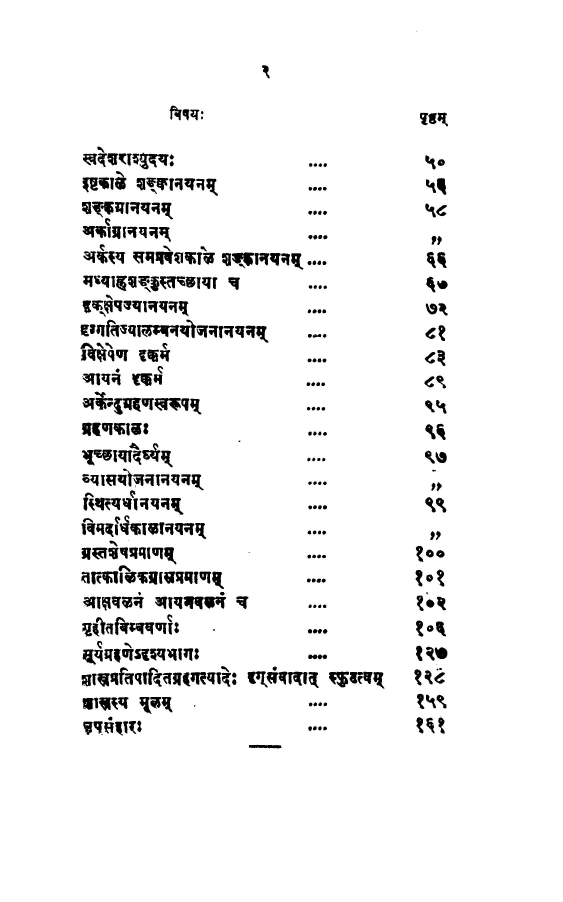
#> input picture data/sanskrit/files/page-8.jpeg, 1688 x 2704 px (shown at 1/3 size)
$ python index_boxes.py
#> lines starting #> are read from the running program, lines starting #| are printed output that depends on the picture
### func.py
# author: sbaidya
# date: 08.04.2021
# most of the functions that i am going to use

import cv2

# function to crop my image
def crop(image, y, x, h, w):
    cropped_image = image[y:y + h, x:x + w]
    return cropped_image

# thickens the font# second parameter for the level
def dilation(image, iteration):
    import numpy as np
    image = cv2.bitwise_not(image)
    kernel = np.ones((2,2), np.uint8)
    image = cv2.dilate(image, kernel, iterations=iteration)
    image = cv2.bitwise_not(image)
    return image

# thinness the font # second parameter for the level
# [7 lines left out: function erosion, not called in this run]


# removes noise # using morphology
# value = effect of smoothing # weight = adds blur
def remove_noise(image, value, weight):
    import numpy as np
    kernel = np.ones((1, 1), np.uint8)
    image = cv2.dilate(image, kernel, iterations=value)
    kernel = np.ones((1, 1), np.uint8)
    image = cv2.erode(image, kernel, iterations=value)
    image = cv2.morphologyEx(image, cv2.MORPH_CLOSE, kernel)
    image = cv2.GaussianBlur(image, (7,7), 2) # adding gaussian blur helped a lot compared to median blur
    return image

### index_boxes.py
# author: sbaidya
# date: 08.05.2021
# for the index structure
# took some techniques from stackoverflow here

'''
for this particular image it is a bit challenging to add the third line from the last.
as I did some pre-processing and research for this particulr image (data/sanskrit/files/page-8.jpeg) to this image and
the best way is to crop it and then process by part.

NB: I also tried to use bounding box. I commented out the code below for that. Result files are in temp directory.
'''

import cv2
import pytesseract
import func
from func import *

image = cv2.imread("data/sanskrit/files/page-8.jpeg")
#> image is the input picture: shape (2704, 1688, 3); min 0, max 255, mean 241.8
base = image.copy()
gray_image = cv2.cvtColor(image, cv2.COLOR_BGR2GRAY)

# tried another method
'''
blur_image = cv2.GaussianBlur(gray_image, (3,3), 0)
cv2.imwrite("temp/blurred_image.jpeg", blur_image)
threshold = cv2.threshold(blur_image, 0, 255, cv2.THRESH_BINARY_INV+cv2.THRESH_OTSU)[1]
cv2.imwrite("temp/thresh_image.jpeg", threshold)

kernel = cv2.getStructuringElement(cv2.MORPH_RECT, (3, 12))
cv2.imwrite("temp/kernel_image.jpeg", kernel)

dilate = cv2.dilate(threshold, kernel, iterations=1)
cv2.imwrite("temp/dilated_image.jpeg", dilate)
contours = cv2.findContours(dilate, cv2.RETR_EXTERNAL, cv2.CHAIN_APPROX_SIMPLE)
contours = contours[0] if len(contours) == 2 else contours[1]
contours = sorted(contours, key=lambda x: cv2.boundingRect(x)[0])

for i in contours:
    x, y, w, h = cv2.boundingRect(i)
    cv2.rectangle(image, (x, y), (x+w, y+h), (0, 255, 0), 2)
cv2.imwrite("temp/bbox_image.jpeg", image)
'''

cropped_img = func.crop(gray_image, 230, 200, 1770, 1200)
#> in crop, `cropped_image = image[y:y + h, x:x + w]`:
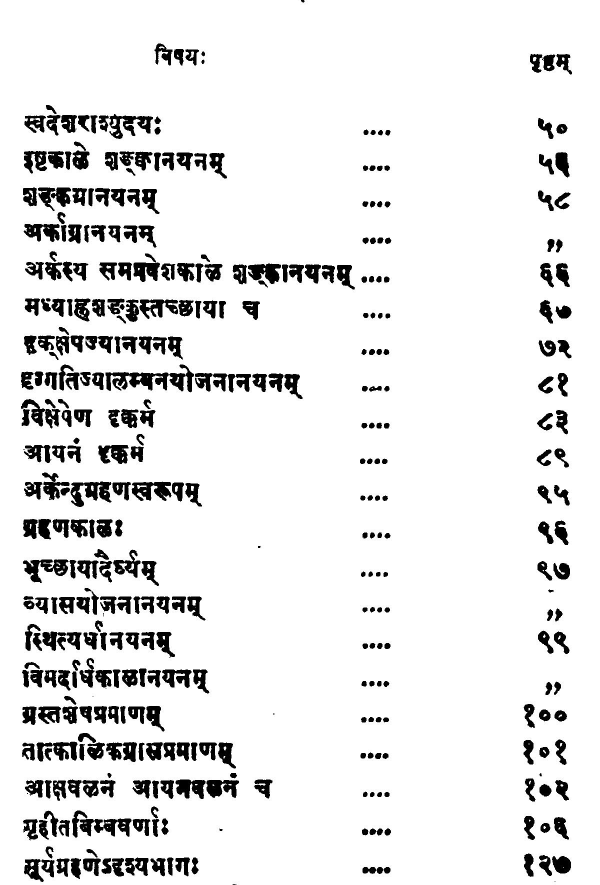
#> cropped_image: shape (1770, 1200) (shown at 1/2 size); min 0, max 255, mean 231
# cv2.imshow("output", cropped_img) # for viewing only # close the window for further processing
# cv2.waitKey(0)

# preprocessing # adding parameters
val_1 = func.remove_noise(cropped_img, 1, 2)
#> in remove_noise, `image = cv2.GaussianBlur(image, (7,7), 2)`:
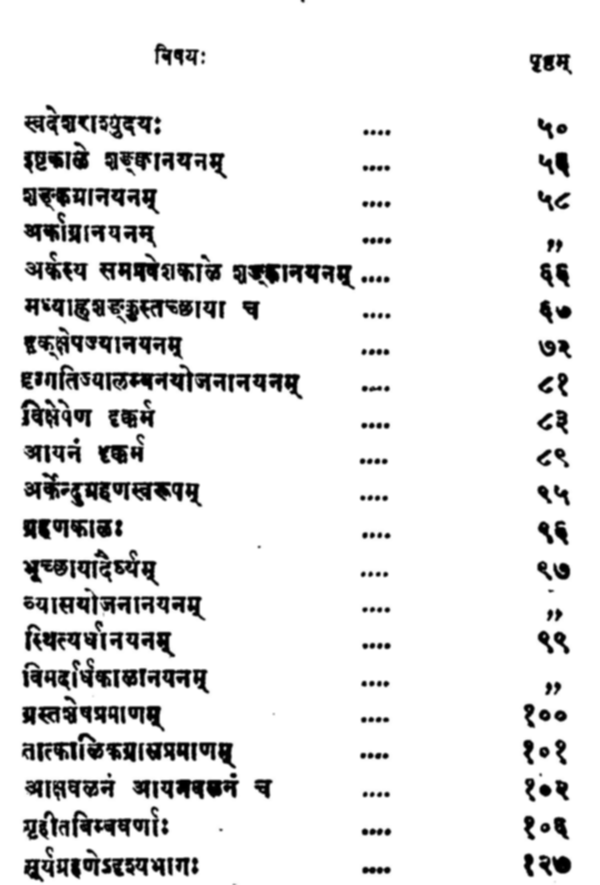
#> image: shape (1770, 1200) (shown at 1/2 size); min 0, max 255, mean 231
val_2 = func.dilation(val_1, 1)
#> in dilation, `image = cv2.bitwise_not(image)`:
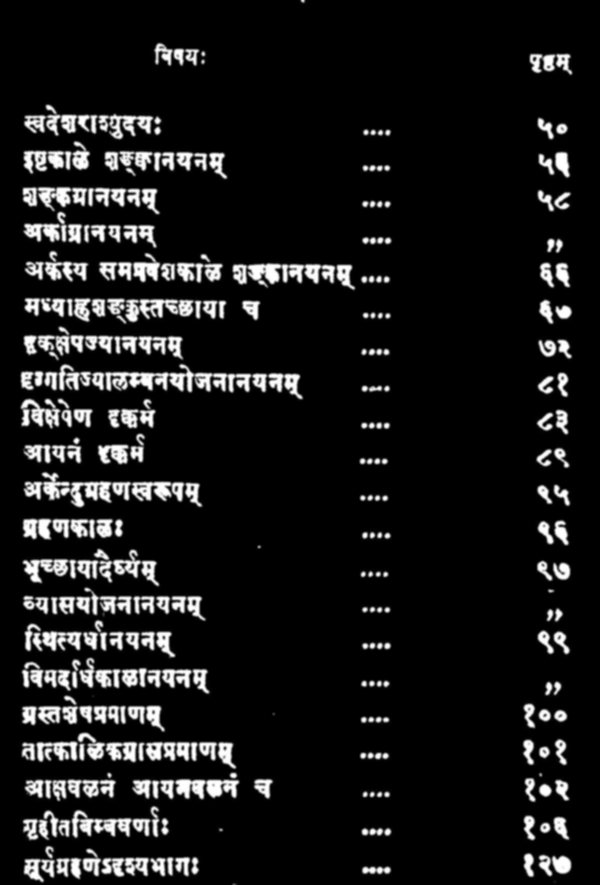
#> image: shape (1770, 1200) (shown at 1/2 size); min 0, max 255, mean 24
#> in dilation, `image = cv2.dilate(image, kernel, iterations=iteration)`:
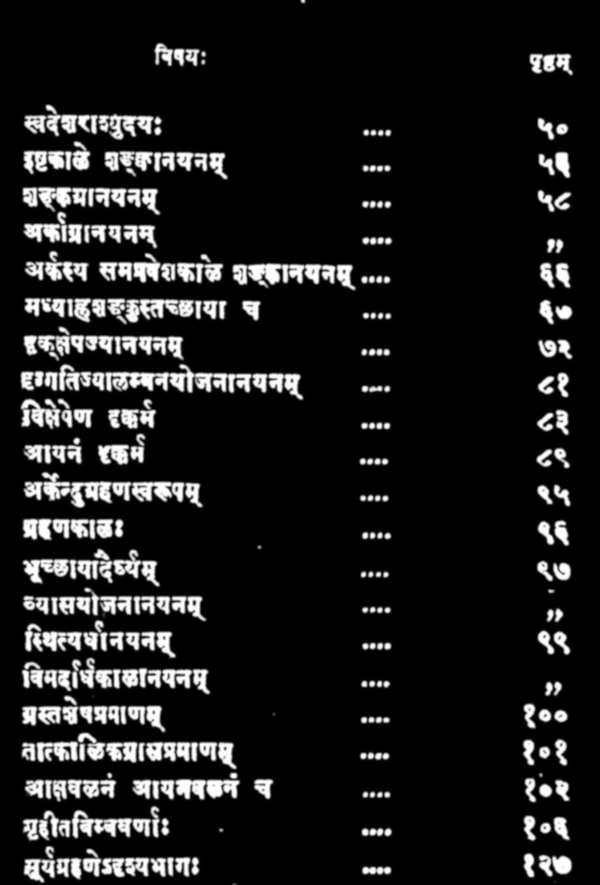
#> image: shape (1770, 1200) (shown at 1/2 size); min 0, max 255, mean 27.1
#> in dilation, `image = cv2.bitwise_not(image)`:
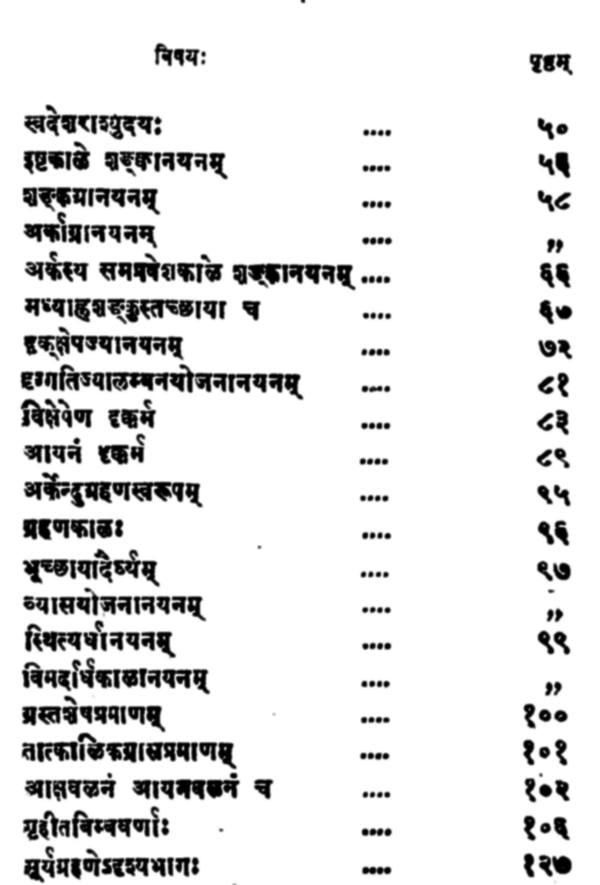
#> image: shape (1770, 1200) (shown at 1/2 size); min 0, max 255, mean 227.9

# for col 1
col_1 = func.crop(val_2, 10, 0, 1770, 720)
#> call 2 of crop, with y = 10, x = 0, h = 1770, w = 720
#> in crop (call 2), `cropped_image = image[y:y + h, x:x + w]`:
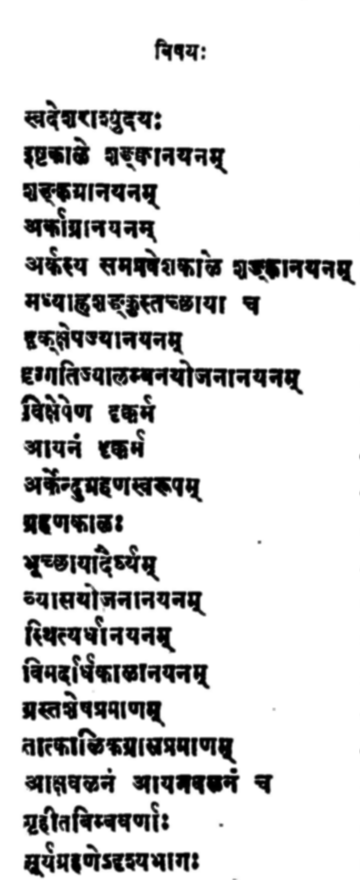
#> cropped_image: shape (1760, 720) (shown at 1/2 size); min 0, max 255, mean 217.9
cv2.namedWindow("output", cv2.WINDOW_NORMAL)
cv2.imshow("output", col_1)
cv2.waitKey(0)
#> (the run stopped early here; a loop or call above may not have finished)

$ run again, with data/sanskrit/files/page-1.jpeg copied over data/sanskrit/files/page-8.jpeg
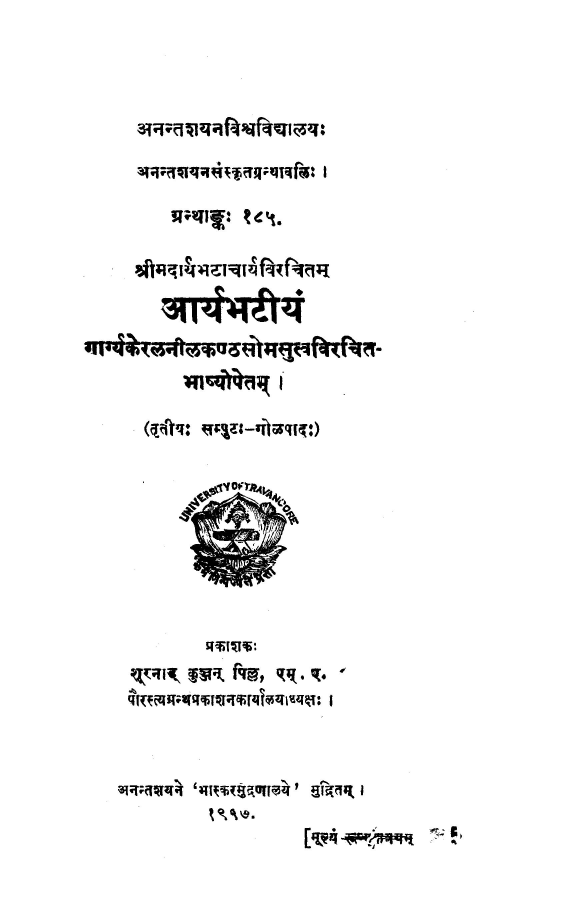
#> input picture data/sanskrit/files/page-1.jpeg, 1688 x 2704 px (shown at 1/3 size)
#> image is the input picture: shape (2704, 1688, 3); min 0, max 255, mean 244.4
#> in dilation, `image = cv2.bitwise_not(image)`:
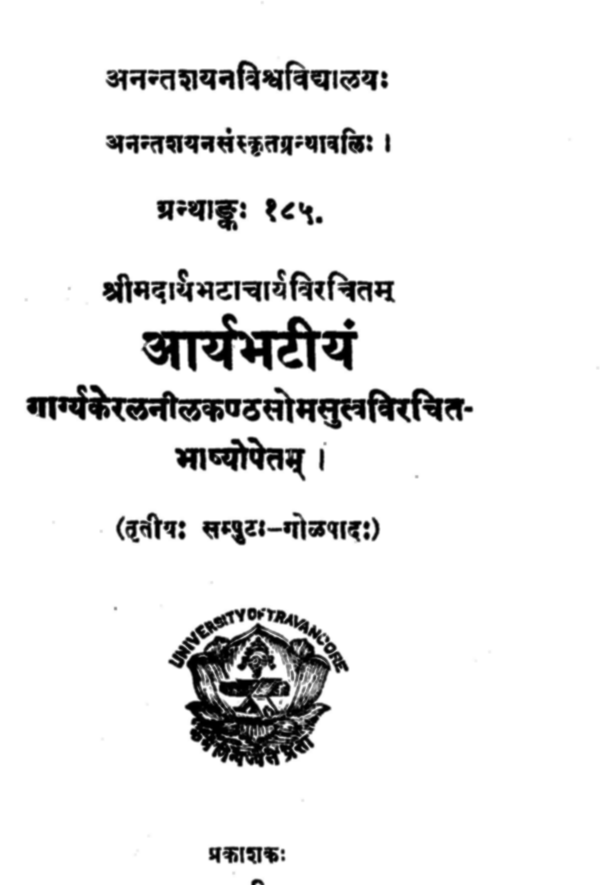
#> image: shape (1770, 1200) (shown at 1/2 size); min 0, max 255, mean 234.9
#> in crop (call 2), `cropped_image = image[y:y + h, x:x + w]`:
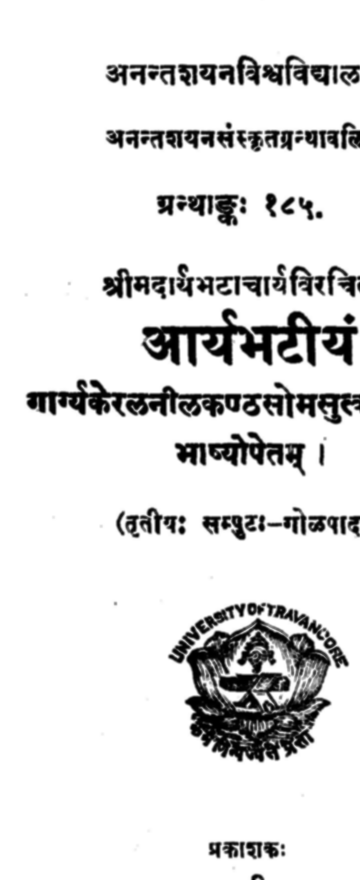
#> cropped_image: shape (1760, 720) (shown at 1/2 size); min 0, max 255, mean 223.6

$ run again, with data/sanskrit/files/page-10.jpeg copied over data/sanskrit/files/page-8.jpeg
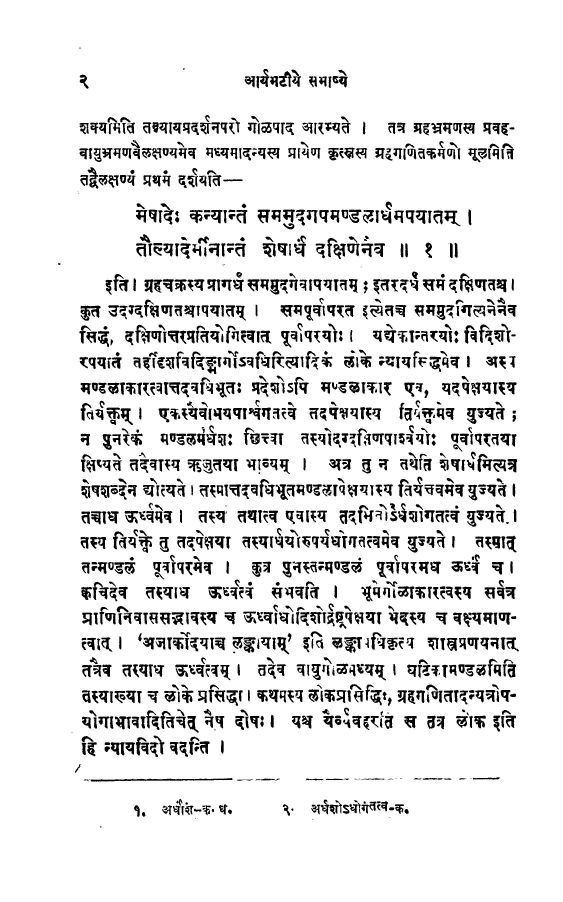
#> input picture data/sanskrit/files/page-10.jpeg, 1688 x 2704 px (shown at 1/3 size)
#> image is the input picture: shape (2704, 1688, 3); min 0, max 255, mean 228.5
#> in dilation, `image = cv2.bitwise_not(image)`:
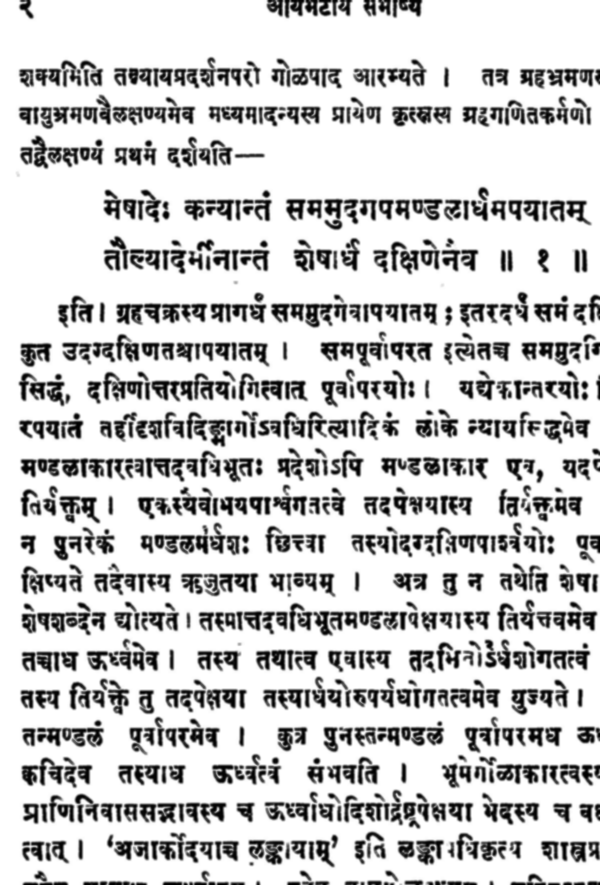
#> image: shape (1770, 1200) (shown at 1/2 size); min 0, max 255, mean 205.7
#> in crop (call 2), `cropped_image = image[y:y + h, x:x + w]`:
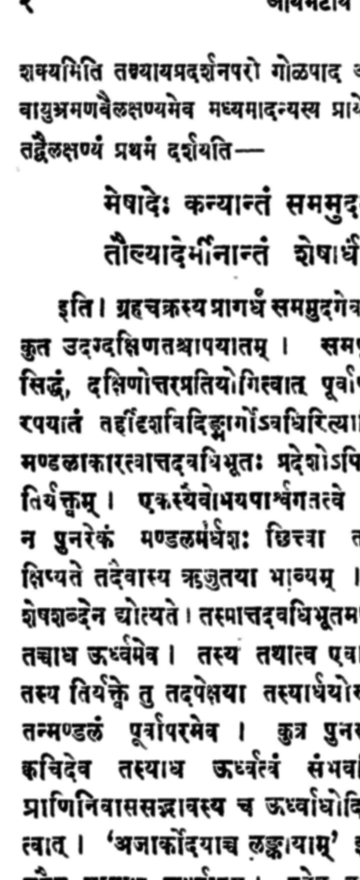
#> cropped_image: shape (1760, 720) (shown at 1/2 size); min 0, max 255, mean 205.2

$ run again, with data/sanskrit/files/page-11.jpeg copied over data/sanskrit/files/page-8.jpeg
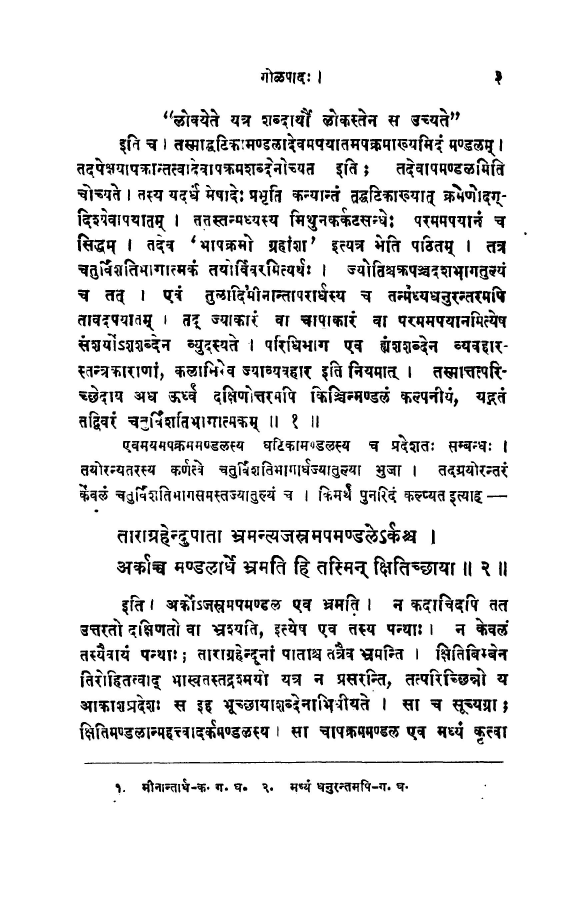
#> input picture data/sanskrit/files/page-11.jpeg, 1688 x 2704 px (shown at 1/3 size)
#> image is the input picture: shape (2704, 1688, 3); min 0, max 255, mean 229.6
#> in dilation, `image = cv2.bitwise_not(image)`:
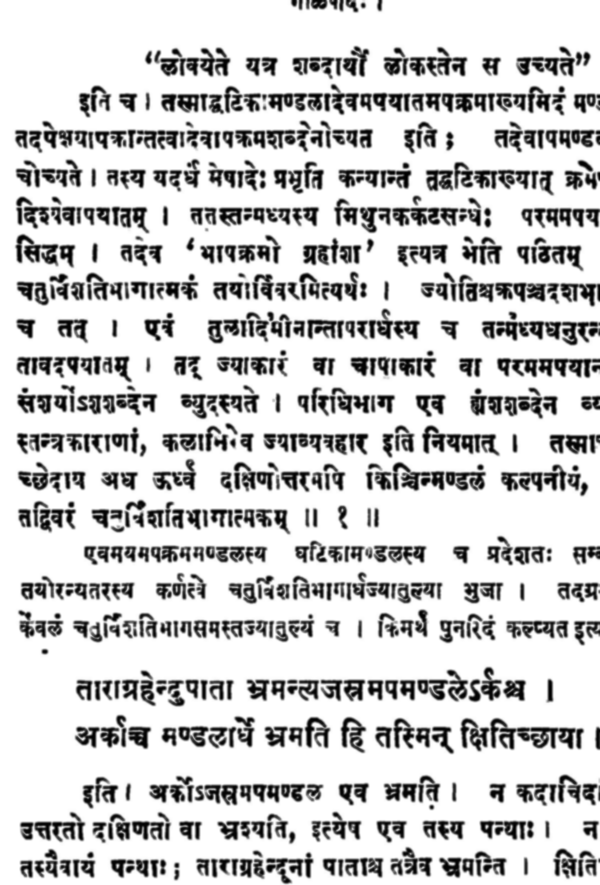
#> image: shape (1770, 1200) (shown at 1/2 size); min 0, max 255, mean 207
#> in crop (call 2), `cropped_image = image[y:y + h, x:x + w]`:
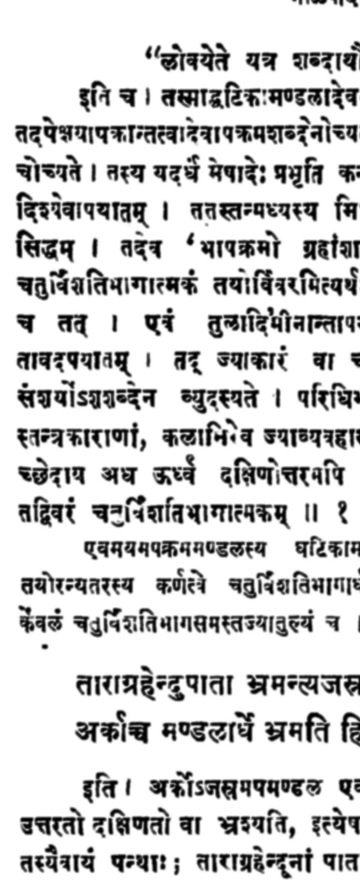
#> cropped_image: shape (1760, 720) (shown at 1/2 size); min 0, max 255, mean 207.4
